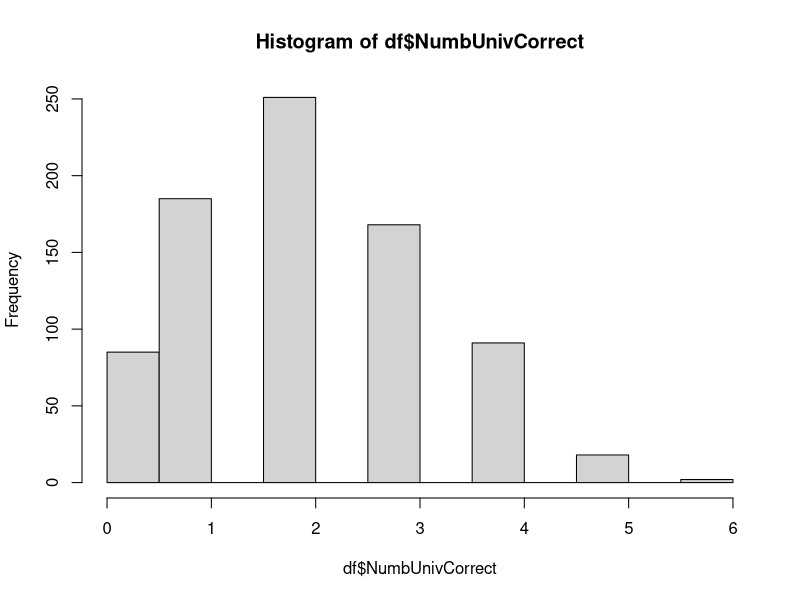
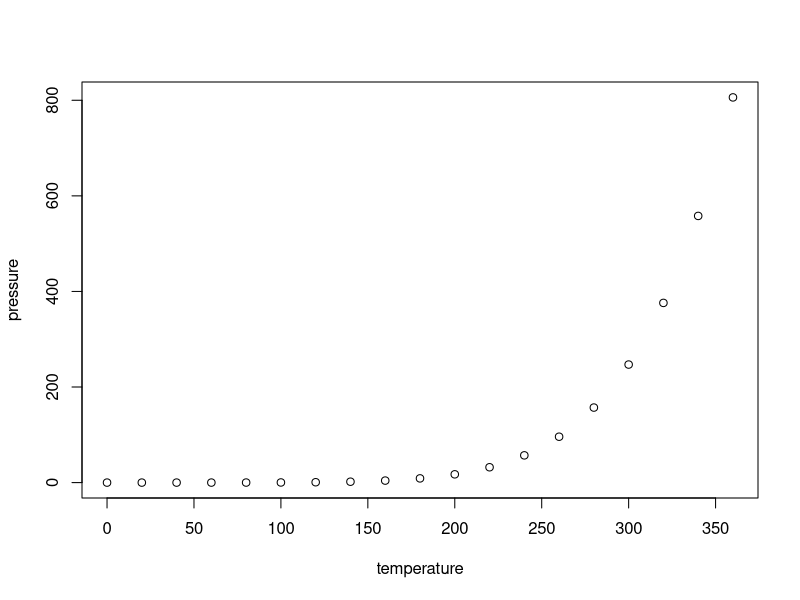

Reproduce these figures in R, in order.
## ---- chunk 1
#Load Data
library(readxl)
Diss_Final_Datafile <- read_excel("Diss Final Datafile.xls", 
    sheet = "Diss Final Datafile.csv")

#Rename variables that are too long.
colnames(Diss_Final_Datafile)[2] <- "Goal1Nom"
colnames(Diss_Final_Datafile)[3] <- "Goal1Rel"
colnames(Diss_Final_Datafile)[4] <- "Goal1Lvl"
colnames(Diss_Final_Datafile)[10] <- "LSUCrt"
colnames(Diss_Final_Datafile)[15] <- "VTUCrt"
colnames(Diss_Final_Datafile)[20] <- "UDaCrt"
colnames(Diss_Final_Datafile)[25] <- "NYUCrt"
colnames(Diss_Final_Datafile)[30] <- "PSUCrt"
colnames(Diss_Final_Datafile)[35] <- "CSUCrt"
colnames(Diss_Final_Datafile)[40] <- "ASUCrt"
colnames(Diss_Final_Datafile)[45] <- "JSUCrt"
colnames(Diss_Final_Datafile)[50] <- "URICrt"
colnames(Diss_Final_Datafile)[55] <- "USFCrt"
colnames(Diss_Final_Datafile)[60] <- "AUCrt"
colnames(Diss_Final_Datafile)[64] <- "UNCrt"
colnames(Diss_Final_Datafile)[65] <- "ParaVsTelic"
colnames(Diss_Final_Datafile)[68] <- "DesireRsp1"
colnames(Diss_Final_Datafile)[69] <- "DesireRsp2"
colnames(Diss_Final_Datafile)[70] <- "DesireRsp3"
colnames(Diss_Final_Datafile)[71] <- "DesireRsp4NEG"
colnames(Diss_Final_Datafile)[73] <- "Interested"
colnames(Diss_Final_Datafile)[74] <- "Distressed"
colnames(Diss_Final_Datafile)[75] <- "Excited"
colnames(Diss_Final_Datafile)[76] <- "Upset"
colnames(Diss_Final_Datafile)[77] <- "Strong"
colnames(Diss_Final_Datafile)[78] <- "Guilty"
colnames(Diss_Final_Datafile)[79] <- "Scared"
colnames(Diss_Final_Datafile)[80] <- "Hostile"
colnames(Diss_Final_Datafile)[81] <- "Enthusiastic"
colnames(Diss_Final_Datafile)[82] <- "Proud"
colnames(Diss_Final_Datafile)[83] <- "Irritable"
colnames(Diss_Final_Datafile)[84] <- "Alert"
colnames(Diss_Final_Datafile)[85] <- "Ashamed"
colnames(Diss_Final_Datafile)[86] <- "Inspired"
colnames(Diss_Final_Datafile)[87] <- "Nervous"
colnames(Diss_Final_Datafile)[88] <- "Determined"
colnames(Diss_Final_Datafile)[89] <- "Attentive"
colnames(Diss_Final_Datafile)[90] <- "Jittery"
colnames(Diss_Final_Datafile)[91] <- "Active"
colnames(Diss_Final_Datafile)[92] <- "Afraid"
colnames(Diss_Final_Datafile)[93] <- "PercepAcc1"
colnames(Diss_Final_Datafile)[94] <- "PercepAcc2"
colnames(Diss_Final_Datafile)[95] <- "PercepAcc3"
colnames(Diss_Final_Datafile)[97] <- "PercepAcc4NEG"
colnames(Diss_Final_Datafile)[98] <- "PercepAcc5"
colnames(Diss_Final_Datafile)[99] <- "DisJust1"
colnames(Diss_Final_Datafile)[100] <- "DisJust2"
colnames(Diss_Final_Datafile)[102] <- "DisJust3"
colnames(Diss_Final_Datafile)[103] <- "DisJust4"
colnames(Diss_Final_Datafile)[104] <- "Goal2Nom"
colnames(Diss_Final_Datafile)[105] <- "Goal2Rel"
colnames(Diss_Final_Datafile)[106] <- "Goal2Lvl"
colnames(Diss_Final_Datafile)[112] <- "HUCrt"
colnames(Diss_Final_Datafile)[117] <- "OSUCrt"
colnames(Diss_Final_Datafile)[122] <- "FSUCrt"
colnames(Diss_Final_Datafile)[127] <- "RUCrt"
colnames(Diss_Final_Datafile)[132] <- "UNDCrt"
colnames(Diss_Final_Datafile)[137] <- "TSUCrt"
colnames(Diss_Final_Datafile)[142] <- "UMCrt"
colnames(Diss_Final_Datafile)[147] <- "NDCrt"
colnames(Diss_Final_Datafile)[152] <- "RU2Crt"
colnames(Diss_Final_Datafile)[157] <- "UACrt"
colnames(Diss_Final_Datafile)[162] <- "UWCrt"
colnames(Diss_Final_Datafile)[166] <- "UM2Crt"
colnames(Diss_Final_Datafile)[169] <- "ConfJudgAcc"
colnames(Diss_Final_Datafile)[170] <- "SimilarPrjs"
colnames(Diss_Final_Datafile)[173] <- "Ethnicity"
colnames(Diss_Final_Datafile)[174] <- "Hispanic"
colnames(Diss_Final_Datafile)[175] <- "Age"
colnames(Diss_Final_Datafile)[176] <- "Gender"
colnames(Diss_Final_Datafile)[177] <- "Education"
colnames(Diss_Final_Datafile)[178] <- "Occupation"
colnames(Diss_Final_Datafile)[179] <- "YrsCrtEmplyr"
colnames(Diss_Final_Datafile)[180] <- "YrsWrkExp"
colnames(Diss_Final_Datafile)[181] <- "FdbkType"
colnames(Diss_Final_Datafile)[182] <- "GoalRevision"

#Subset data to contain only necessary variables.
data <- Diss_Final_Datafile[c(1:4,10,15,20,25,30,35,40,45,50,55,60,64,68:71,73:95,97:100,102:106,112,117,122,127,132,137,142,147,152,157,162,166,169, 170, 173:182)]
data <- data.frame(data, stringsAsFactors = FALSE)

#Re-code negative items (DesireRsp4NEG and PercepAcc4NEG)
library(car)
data$DesireRsp4NEG <- recode(data$DesireRsp4NEG,'1=5;2=4;4=2;5=1')
data$PercepAcc4NEG <- recode(data$PercepAcc4NEG,'1=5;2=4;4=2;5=1')

#Aggregate variables (DesireRsp, PA, NA, PercepAcc, DisJust)

#Create feedback accuracy (feedACC) variable
LSUCrt <- as.numeric(data$LSUCrt)
VTUCrt <- as.numeric(data$VTUCrt)
UDaCrt <- as.numeric(data$UDaCrt)
NYUCrt <- as.numeric(data$NYUCrt)
PSUCrt <- as.numeric(data$PSUCrt)
CSUCrt <- as.numeric(data$CSUCrt)
ASUCrt <- as.numeric(data$ASUCrt)
JSUCrt <- as.numeric(data$JSUCrt)
URICrt <- as.numeric(data$URICrt)
USFCrt <- as.numeric(data$USFCrt)
AUCrt <- as.numeric(data$AUCrt)
UNCrt <- as.numeric(data$UNCrt)

df <- as.data.frame(cbind(LSUCrt,VTUCrt,UDaCrt,NYUCrt,PSUCrt,CSUCrt,ASUCrt,JSUCrt,URICrt,USFCrt,AUCrt,UNCrt))

df$NumbUnivCorrect <- df$LSUCrt + df$VTUCrt + df$UDaCrt + df$NYUCrt + df$PSUCrt + df$CSUCrt + df$ASUCrt + df$JSUCrt + df$URICrt + df$USFCrt + df$AUCrt + df$UNCrt

##Histogram
hist(df$NumbUnivCorrect, plot=TRUE)

#Write data to file
library(openxlsx)
write.xlsx(data, "mydata.xlsx")

##Create NUnvCrt


##Create Unv# needed for relative ptpts
##Create does NUnvCrt meet goal
##Create FdbkAcc by comparing previous with FdbkValence

#Create PerfRevision variable

## ---- chunk 2
summary(cars)
## ---- chunk 3
plot(pressure)
